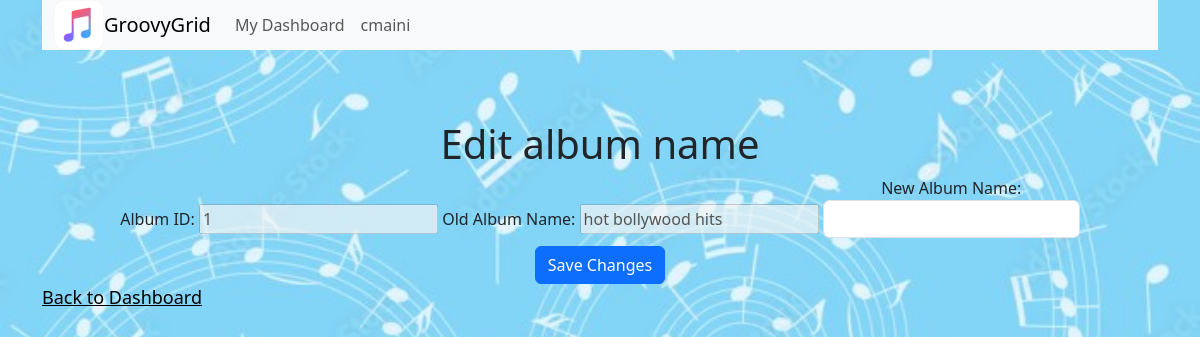
The page /creator/editalbum1 (signed in) on the database its author committed.
### app.py (models this page shows, shortened)
class User(db.Model,UserMixin):
    __tablename__ = 'user'
    user_ID = db.Column(db.Integer, primary_key = True)
    username = db.Column(db.String(), unique = True, nullable = False)
    creator_ID = db.Column(db.Boolean, nullable = False, default = False)
    password = db.Column(db.String, nullable = False)
    is_admin = db.Column(db.Boolean, nullable = False, default = False)
    is_flagged = db.Column(db.Boolean, nullable = True, default = False)

class Album(db.Model):
    __tablename__ = 'album'
    album_ID = db.Column(db.Integer, primary_key = True)
    album_name = db.Column(db.String, nullable = False)
    genre = db.Column(db.String(), nullable = True)
    artist = db.Column(db.String(), nullable = True)
    is_flagged = db.Column(db.Boolean,nullable = False, default = False)

### app.py (the view, shortened to what this page needs)
@app.route('/creator/editalbum<int:id>', methods = ['GET', 'POST'])
@login_required
def editalbum(id):
    if current_user.creator_ID == True:
        album = Album.query.filter_by(album_ID = id).first()
        return render_template ('creator/edit_album.html', album = album)
    return render_template ('creator/edit_album.html')

### app.py (called while the page is built)
@login_manager.user_loader
def load_user(id):
    return User.query.get(int(id))

### templates/creator/edit_album.html (shortened to what this page needs)
{%  extends 'layout.html' %}
{% block content %}
<h1> Edit album name </h1>
<form method ="POST">
    <label>
        Album ID: <input type="text" disabled value="{{ album.album_ID }}">
    </label>
    <label>
        Old Album Name: <input type="text" disabled value="{{ album.album_name }}">
    </label>
    <label for="username" class="form-label"> New Album Name:
        <input type="text" name="aname" id="aname" class="form-control" required/>
    </label>
    <br>
    <input type="submit" value="Save Changes" class="btn btn-primary">
</form>
<a href="/creator/creatoralbums">Back to Dashboard</a>
{% endblock %}

### templates/nav.html (shortened to what this page needs)
<nav class="navbar navbar-expand-lg bg-body-tertiary">
    <div class="container-fluid">
      <img src="static/5.jpg" alt="logo">
      <a class="navbar-brand" href="/"> GroovyGrid</a>
      <div class="collapse navbar-collapse" id="navbarNav">
        <ul class="navbar-nav">
          {% if current_user.is_authenticated %}
            {% if current_user.is_admin %}
              <li class="nav-item">
                <a class="nav-link" href="/admindashboard"> My Dashboard </a>
              </li>
              <li class="nav-item">
                <a class="nav-link" href="/logout"> {{current_user.username}} </a>
              </li>
            {% else %}
            <li class="nav-item">
              <a class="nav-link" href="/userdashboard"> My Dashboard </a>
            </li>
            <li class="nav-item">
              <a class="nav-link" href="/logout"> {{current_user.username}} </a>
            </li>
          {% endif %}
          {% endif %}
        </ul>
      </div>
    </div>
  </nav>

### templates/layout.html (style rules this page uses)
body { background-color: lightblue; margin: 0; padding: 0; }

### templates/creator/edit_album.html (style rules this page uses)
form { display: block; text-align: center; }
h1 { margin-top: 70px; text-align: center; }
a { text-align: center; font-size: large; color: black; }
body { background-image: url('static/12.jpg'); background-size: cover; }

### templates/nav.html (style rules this page uses)
.navbar { width: 100%; padding: 0; margin: 0; margin-left: 0; margin-right: 0; }
img { width: 50px; height: 50px; }

### rows shown on the page
User: username "cmaini"
Album: album_ID "1", album_name "hot bollywood hits"
